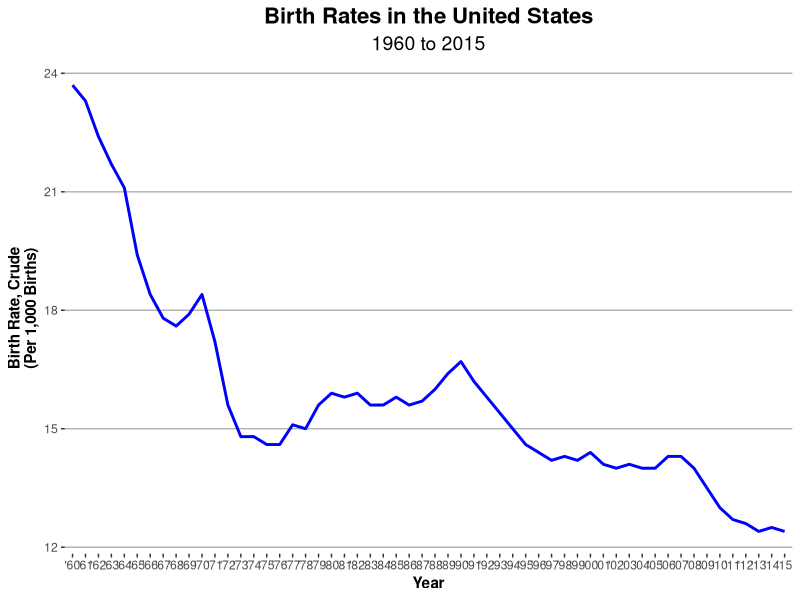
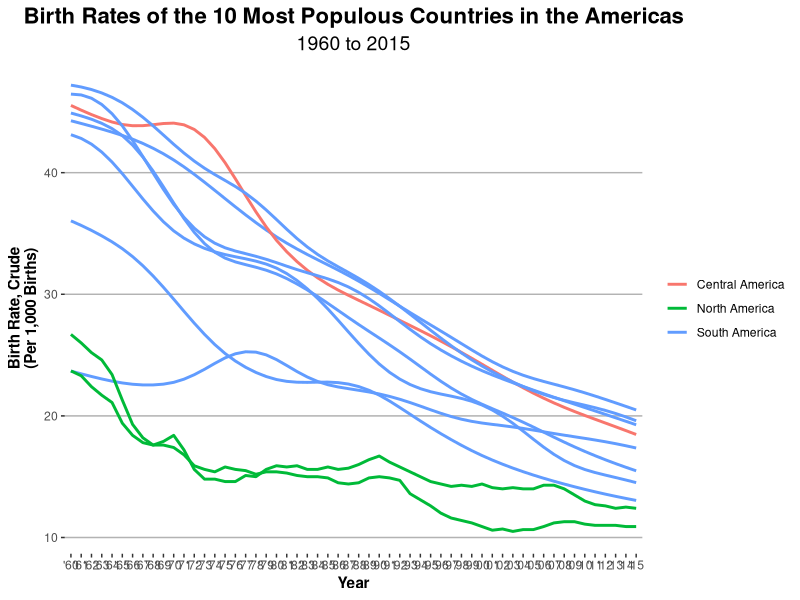

Recreate these plots in R, in order.
## ---- chunk 1
# Imports
library(ggplot2)
library(tidyr)
library(dplyr)
## ---- chunk 2
# Load the data
brc.df <- 
  read.csv("birth_rate_by_country_en_csv_v2/API_SP.DYN.CBRT.IN_DS2_en_csv_v2.csv", 
           skip = 4)
## ---- chunk 3
# Fixing column names
years.as.chars <- as.character(c(1960:2015))
new.col.names <- c("Country.Name", "Country.Code", "Indicator.Name", 
                   "Indicator.Code", years.as.chars, "2016", "Unknown")

colnames(brc.df) <- new.col.names
## ---- chunk 4
# Keep only desired US variables and change to long format
brc.US <- brc.df %>% subset(subset = (Country.Code == "USA"), 
                            select = c("Country.Code", years.as.chars)) %>% 
  gather(key = year, value = brcrude, as.character(c(1960:2015))) %>% 
  arrange(year)
## ---- chunk 5
# Make custom x-axis labels for plot (to save space on axis)
year.labels <- c((paste0("'", c(60:99))), (paste0("'0", as.character(c(0:9)))), 
                 (paste0("'", c(10:15))))
## ---- chunk 6
# Custom plot theme
plot.theme <- theme(plot.title = element_text(hjust = 0.5, size = 16, 
                                              face = "bold"), 
                    plot.subtitle = element_text(hjust = 0.5, size = 14), 
                    panel.background = element_rect(fill="white", 
                                                    color="white"),
                    panel.grid.major.y = element_line(color = "gray70"),
                    panel.grid.major.x = element_blank(), 
                    panel.grid.minor.x = element_blank(), 
                    legend.title = element_blank(), 
                    axis.title.x = element_text(face = "bold"), 
                    axis.title.y = element_text(face = "bold"))
## ---- chunk 7
# Plot
ggplot(data = brc.US, aes(x = year, y = brcrude, group = 1)) +
  geom_line(color = "blue", size = 1) + 
  labs(x = "Year", y = "Birth Rate, Crude\n(Per 1,000 Births)", 
       title = "Birth Rates in the United States", 
       subtitle = "1960 to 2015") +
  scale_x_discrete(labels = year.labels) + 
  plot.theme
## ---- chunk 8
# Now for USA, Canada, and Mexico
brc.Americas <- brc.df %>% subset(subset = (Country.Code == "USA" | 
                                       Country.Code == "CAN" | 
                                       Country.Code == "MEX" | 
                                       Country.Code == "BRA" | 
                                       Country.Code == "COL" | 
                                       Country.Code == "ARG" | 
                                       Country.Code == "PER" | 
                                       Country.Code == "VEN" | 
                                       Country.Code == "CHL" | 
                                       Country.Code == "ECU"), 
                            select = c("Country.Code", years.as.chars)) %>% 
  gather(key = year, value = brcrude, as.character(c(1960:2015))) %>% 
  arrange(Country.Code, year)
## ---- chunk 9
# Add column for region
brc.Americas$region <- ifelse((brc.Americas$Country.Code == "USA" | 
                                 brc.Americas$Country.Code == "CAN"), 
                              "North America", 
                              ifelse(brc.Americas$Country.Code == "MEX", 
                                     "Central America", 
                                     ifelse((brc.Americas$Country.Code == "BRA" | 
                                               brc.Americas$Country.Code == "COL" | 
                                               brc.Americas$Country.Code == "ARG" | 
                                               brc.Americas$Country.Code == "PER" | 
                                               brc.Americas$Country.Code == "VEN" | 
                                               brc.Americas$Country.Code == "CHL" | 
                                               brc.Americas$Country.Code == "ECU"), 
                                            "South America", "Other")))
## ---- chunk 10
# Plot the countries
plot.Americas <- ggplot(data = brc.Americas, aes(x = year, y = brcrude)) +
  geom_line(aes(color = region, group = Country.Code), size = 1) + 
  labs(x = "Year", y = "Birth Rate, Crude\n(Per 1,000 Births)", 
       title = "Birth Rates of the 10 Most Populous Countries in the Americas", 
       subtitle = "1960 to 2015") +
  scale_x_discrete(labels = year.labels) + 
  plot.theme

ggsave("americas_brc.png", plot = plot.Americas, width = 300, units = "mm", 
       height = 200)
